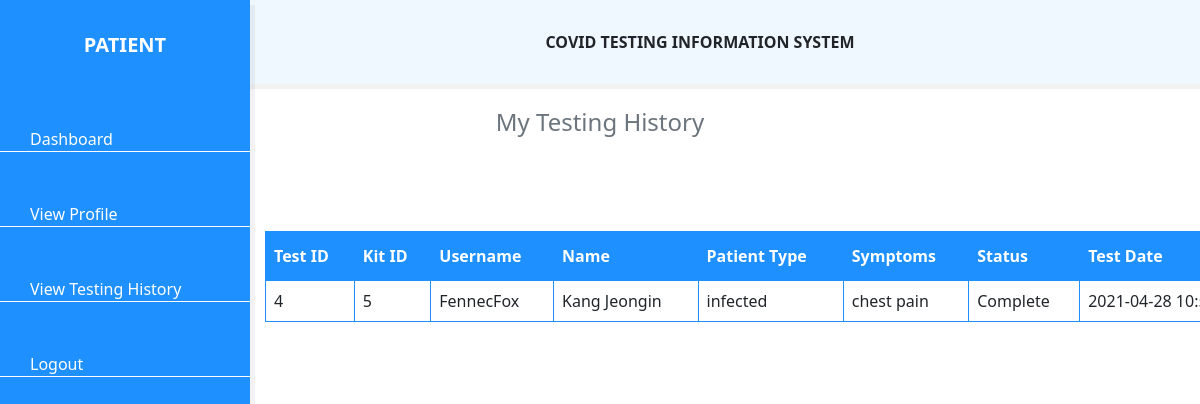
Page /ViewHistory.php (signed in) on the committed database.
### tables this page shows
CREATE TABLE `covidtest` (
  `testID` int(255) NOT NULL,
  `kitID` int(255) NOT NULL,
  `username` varchar(255) NOT NULL,
  `password` varchar(255) NOT NULL,
  `name` varchar(255) NOT NULL,
  `symptoms` varchar(255) NOT NULL,
  `patientType` varchar(255) NOT NULL,
  `status` varchar(255) NOT NULL,
  `testDate` timestamp NOT NULL DEFAULT CURRENT_TIMESTAMP,
  `result` varchar(255) NOT NULL
);

### ViewHistory.php (the view, shortened to what this page needs)
<?php
$username = $_SESSION['username'];
if (isset($_SESSION['username'])) {
?>
<!DOCTYPE html>
<html lang="en">
  <head>
    <link rel="stylesheet" href="https://stackpath.bootstrapcdn.com/bootstrap/4.3.1/css/bootstrap.min.css">
    <link rel="stylesheet" href="https://cdnjs.cloudflare.com/ajax/libs/font-awesome/4.7.0/css/font-awesome.min.css">
    <link rel="stylesheet" href="dashboardcss/style.css" />
  </head>
  <body>
    <div class="sidebar">
      <h2>Patient</h2>
      <ul>
        <li>
          <a href="dashboardPatient.php">
            <span>Dashboard</span>
          </a>
        </li>
        <li>
          <a href="viewProfilePatient.php">
            <span>View Profile</span>
          </a>
        </li>
        <li>
          <a href="ViewHistory.php">
            <span>View Testing History</span>
          </a>
        </li>
        <li>
          <a href="Logout.php">
            <span>Logout</span>
          </a>
        </li>
      </ul>
    </div>
    <div class="main">
      <b>COVID TESTING INFORMATION SYSTEM</b>
    </div>
    <h4 class="text-secondary text-center my-4">My Testing History</h4>
    <?php include "db_conn.php";?>
	<div style="overflow-x: auto;">
		<table id="patient">
			<thead>
				<tr>
					<th>Test ID</th>
					<th>Kit ID</th>
					<th>Username</th>
					<th>Name</th>
					<th>Patient Type</th>
                    <th>Symptoms</th>
					<th>Status</th>
					<th>Test Date</th>
				</tr>
			</thead>
			<tbody>
			<?php
				$data = mysqli_query($conn, "SELECT * FROM covidtest WHERE username = '$username'");
				while($display = mysqli_fetch_array($data)){
					echo "
					<tr>
						<td>$display[testID]</td>
						<td>$display[kitID]</td>
						<td>$display[username]</td>
						<td>$display[name]</td>
						<td>$display[patientType]</td>
						<td>$display[symptoms]</td>
						<td>$display[status]</td>
						<td>$display[testDate]</td>
					</tr>";
				}
			?>
			</tbody>
		</table>
	</div>
  </body>
</html>
<?php
}

### dashboardcss/style.css (style rules this page uses)
* { margin: 0; padding: 0; text-decoration: none; }
body { box-sizing: border-box; font-family: 'Segoe UI', Tahoma, Geneva, Verdana, sans-serif; }
.sidebar { position: fixed; background: #1E90FF; box-shadow: 5px 5px rgba(0, 0, 0, 0.05); width: 250px; height: 100%; top: 0; left: 0; z-index: 1; }
.sidebar h2 { text-align: center; font-size: 20px; text-transform: uppercase; color: #ffffff; background: #1E90FF; padding: 20px; font-weight: bold; }
.sidebar ul li { border-bottom: 1px solid #ffffff; margin: 50px 0; }
.sidebar ul li a { color: #ffffff; padding: 0 30px; }
.main { text-align: center; background: #F0F8FF; box-shadow: 5px 5px rgba(0, 0, 0, 0.05); margin-left: 200px; padding: 30px; }
h2 { color: #FFFFFF; text-align: center; margin-bottom: 40px; }
h2 { margin-top: 5%; }
#patient { border-collapse: collapse; width: 85.3%; margin-left: 265px; margin-top: 70px; }
#patient td, #patient th { border: 1px solid #1E90FF; padding: 8px; }
#patient th { padding-top: 12px; padding-bottom: 12px; text-align: left; background-color: #1E90FF; color: white; }

### rows in the picture
covidtest: testID "4", kitID "5", username "FennecFox", name "Kang Jeongin", patientType "infected", symptoms "chest pain", status "Complete", testDate "2021-04-28…"
